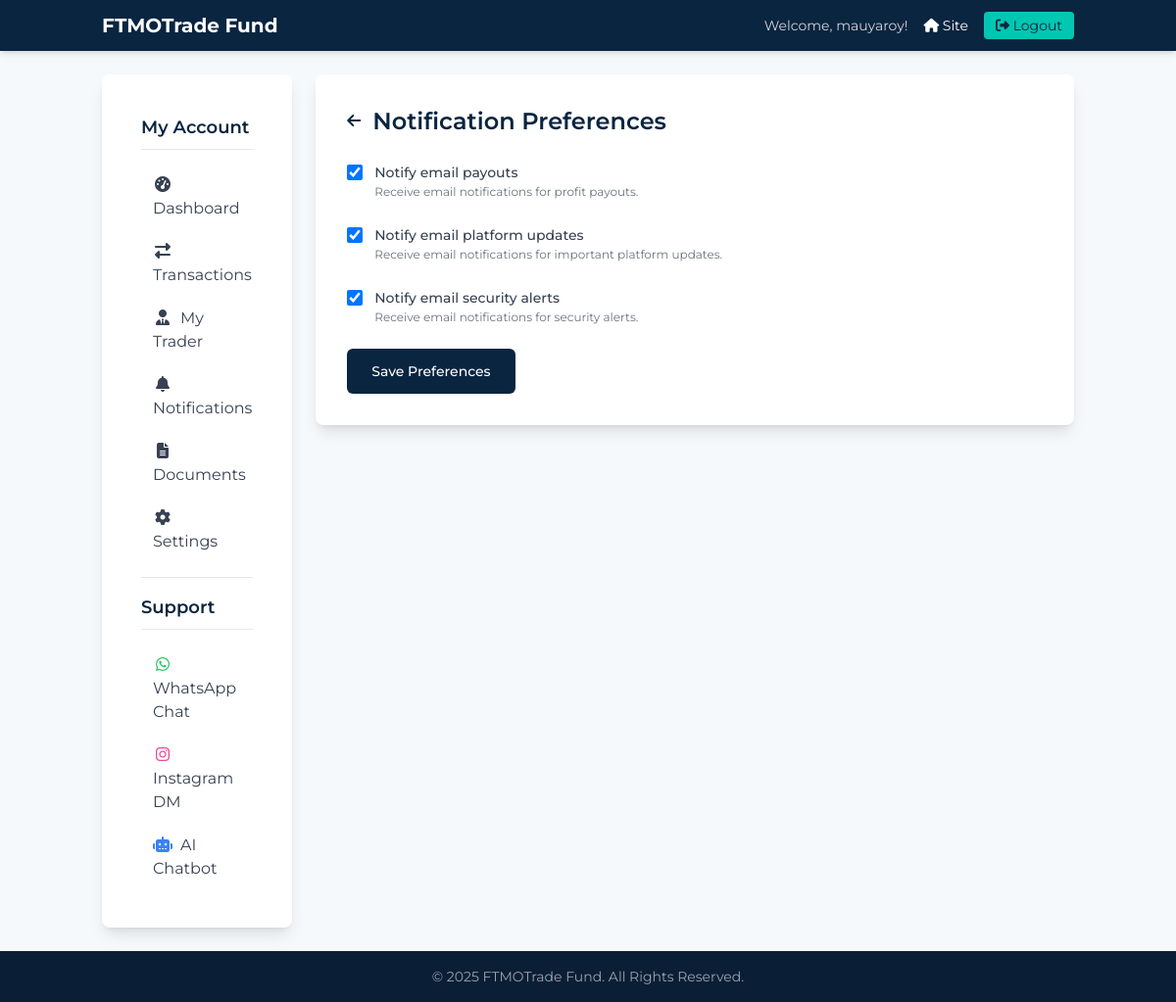
/u/settings/notification-preferences/ (signed in), run on the app's committed database.
### landing/models.py (models this page shows, shortened)
class UserProfile(models.Model):
    TIER_CHOICES = [
        ('', 'No tier selected'),
        ('basic', 'Basic Package'),
        ('standard', 'Standard Package'),
        ('premium', 'Premium Package'),
    ]
    user = models.OneToOneField(User, on_delete=models.CASCADE, related_name='profile')
    selected_tier = models.CharField(max_length=50, choices=TIER_CHOICES, blank=True, null=True)
    phone_number = models.CharField(max_length=20, blank=True, null=True)
    agreed_to_terms = models.BooleanField(default=False)
    current_balance_cached = models.DecimalField(max_digits=12, decimal_places=2, default=0.00)
    total_earnings_cached = models.DecimalField(max_digits=12, decimal_places=2, default=0.00)
    assigned_trader = models.ForeignKey(Trader, null=True, blank=True, on_delete=models.SET_NULL, related_name='assigned_users')
    notify_email_payouts = models.BooleanField(default=True, help_text="Receive email notifications for profit payouts.")
    notify_email_platform_updates = models.BooleanField(default=True, help_text="Receive email notifications for important platform updates.")
    notify_email_security_alerts = models.BooleanField(default=True, help_text="Receive email notifications for security alerts.")
    initial_investment_amount = models.DecimalField(max_digits=12, decimal_places=2, null=True, blank=True)
    investment_start_date = models.DateField(null=True, blank=True)
    current_cycle_principal = models.DecimalField(max_digits=12, decimal_places=2, null=True, blank=True, help_text="Principal for the current active cycle's growth calculation.")
    current_cycle_start_date = models.DateField(null=True, blank=True, help_text="Start date of the current active investment cycle.")
    is_awaiting_reinvestment_action = models.BooleanField(default=False, help_text="True if current cycle ended and user needs to decide on reinvestment.")

### landing/views.py (the view)
# urls.py: path('settings/notification-preferences/', views.user_notification_preferences_view, name='notification_preferences'),
@login_required
def user_notification_preferences_view(request):
    profile = request.user.profile
    if request.method == 'POST':
        form = NotificationPreferencesForm(request.POST, instance=profile)
        if form.is_valid():
            form.save()
            messages.success(request, 'Notification preferences updated successfully.')
            return redirect('user_dashboard:notification_preferences')
    else:
        form = NotificationPreferencesForm(instance=profile)
    context = {
        'page_title': 'Notification Preferences',
        'form': form,
    }
    return render(request, 'user_dashboard/notification_preferences.html', context)

### landing/forms.py
class NotificationPreferencesForm(forms.ModelForm):
    class Meta:
        model = UserProfile
        fields = ['notify_email_payouts', 'notify_email_platform_updates', 'notify_email_security_alerts']
        widgets = {
            'notify_email_payouts': forms.CheckboxInput(attrs={'class': 'h-4 w-4 text-secondary focus:ring-secondary border-gray-300 rounded'}),
            'notify_email_platform_updates': forms.CheckboxInput(attrs={'class': 'h-4 w-4 text-secondary focus:ring-secondary border-gray-300 rounded'}),
            'notify_email_security_alerts': forms.CheckboxInput(attrs={'class': 'h-4 w-4 text-secondary focus:ring-secondary border-gray-300 rounded'}),
        }

### landing/context_processors.py (called while the page is built)
def staff_dashboard_context(request):
    if request.user.is_authenticated and request.user.is_staff:
        return {
            'kyc_pending_review_count': KYCProfile.objects.filter(status='SUBMITTED').count()
        }
    return {}

def unread_notifications_context(request):
    if request.user.is_authenticated:
        unread_count = Notification.objects.filter(user=request.user, is_read=False).count()
        return {'unread_notifications_count': unread_count}
    return {}

### templates/user_dashboard/notification_preferences.html (shortened to what this page needs)
{% extends "user_dashboard/base_user_dashboard.html" %}
{% load widget_tweaks %}
{% block user_dashboard_content %}
<div class="bg-white p-6 sm:p-8 shadow-lg rounded-lg">
    <div class="flex items-center mb-6">
        <a href="{% url 'user_dashboard:settings' %}" class="text-primary hover:text-secondary mr-3"><i class="fas fa-arrow-left"></i></a>
        <h1 class="text-2xl font-semibold text-primary">Notification Preferences</h1>
    </div>
    <form method="post" class="space-y-6">
        {% for field in form %}
        <div class="flex items-start">
            {% render_field field class+="mr-3 mt-1" %}
            <div>
                <label for="{{ field.id_for_label }}" class="text-sm font-medium text-gray-700">{{ field.label }}</label>
                {% if field.help_text %}
                    <p class="text-xs text-gray-500">{{ field.help_text|safe }}</p>
                {% endif %}
            </div>
        </div>
        {% endfor %}
        <div>
            <button type="submit" class="w-full md:w-auto group relative flex justify-center py-3 px-6 border border-transparent text-sm font-medium rounded-md text-white bg-primary hover:bg-opacity-90 focus:outline-none focus:ring-2 focus:ring-offset-2 focus:ring-secondary">
                Save Preferences
            </button>
        </div>
    </form>
</div>
{% endblock %}

### templates/user_dashboard/base_user_dashboard.html (shortened to what this page needs)
{% extends "base.html" %}
{% load static %}
{% load account %} {% block title %}{{ page_title|default:"My Dashboard" }} | FTMOTrade Fund{% endblock %}
{% block body_content %}
<div class="flex flex-col min-h-screen">
    <nav class="bg-primary text-white shadow-md sticky top-0 z-40">
        <div class="container mx-auto px-4">
            <div class="flex justify-between items-center py-3">
                <div>
                    <a href="{% url 'user_dashboard:home' %}" class="text-xl font-bold hover:text-secondary transition">FTMOTrade Fund</a>
                </div>
                <div class="flex items-center space-x-4">
                    <span class="text-sm text-gray-300 hidden md:inline">Welcome, {% user_display user %}!</span>
                    <a href="{% url 'landing:home' %}" class="text-sm hover:text-secondary transition" title="View Public Site"><i class="fas fa-home"></i> <span class="hidden md:inline">Site</span></a>
                    <a href="{% url 'account_logout' %}" class="text-sm bg-secondary text-primary px-3 py-1 rounded hover:bg-opacity-80 transition" title="Logout"><i class="fas fa-sign-out-alt"></i> <span class="hidden md:inline">Logout</span></a>
                </div>
            </div>
        </div>
    </nav>
    <div class="flex-grow container mx-auto px-2 sm:px-4 py-6">
        <div class="flex flex-col md:flex-row gap-4 md:gap-6">
            <aside id="sidebar" class="fixed inset-y-0 left-0 w-64 bg-white shadow-lg transform -translate-x-full transition-transform duration-300 z-40 md:static md:transform-none md:w-1/4 lg:w-1/5 md:rounded-lg md:h-fit md:p-4 md:shadow-lg md:z-auto overflow-y-auto">
                <div class="p-4 sm:p-6">
                    <h3 class="text-lg font-semibold text-primary mb-4 border-b pb-2">My Account</h3>
                    <ul class="space-y-1">
                        <li><a href="{% url 'user_dashboard:home' %}" class="block px-3 py-2 rounded hover:bg-light text-gray-700 hover:text-secondary transition "><i class="fas fa-tachometer-alt fa-fw mr-2"></i>Dashboard</a></li>
                        <li><a href="{% url 'user_dashboard:transactions' %}" class="block px-3 py-2 rounded hover:bg-light text-gray-700 hover:text-secondary transition "><i class="fas fa-exchange-alt fa-fw mr-2"></i>Transactions</a></li>
                        <li><a href="{% url 'user_dashboard:my_trader_details' %}" class="block px-3 py-2 rounded hover:bg-light text-gray-700 hover:text-secondary transition "><i class="fas fa-user-tie fa-fw mr-2"></i>My Trader</a></li>
                        <li><a href="{% url 'user_dashboard:notifications' %}" class="block px-3 py-2 rounded hover:bg-light text-gray-700 hover:text-secondary transition "><i class="fas fa-bell fa-fw mr-2"></i>Notifications </a></li>
                        <li><a href="{% url 'user_dashboard:documents' %}" class="block px-3 py-2 rounded hover:bg-light text-gray-700 hover:text-secondary transition "><i class="fas fa-file-alt fa-fw mr-2"></i>Documents</a></li>
                        <li><a href="{% url 'user_dashboard:settings' %}" class="block px-3 py-2 rounded hover:bg-light text-gray-700 hover:text-secondary transition "><i class="fas fa-cog fa-fw mr-2"></i>Settings</a></li>
                    </ul>
                    <hr class="my-4">
                    <h3 class="text-lg font-semibold text-primary mb-4 border-b pb-2">Support</h3>
                    <ul class="space-y-1">
                        <li><a href="https://wa.me/YOUR_WAPP_NUMBER" target="_blank" class="block px-3 py-2 rounded hover:bg-light text-gray-700 hover:text-secondary transition"><i class="fab fa-whatsapp fa-fw mr-2 text-green-500"></i>WhatsApp Chat</a></li>
                        <li><a href="https://ig.me/m/YOUR_IG_USERNAME" target="_blank" class="block px-3 py-2 rounded hover:bg-light text-gray-700 hover:text-secondary transition"><i class="fab fa-instagram fa-fw mr-2 text-pink-500"></i>Instagram DM</a></li>
                        <li><button id="userDashboardChatbotBtn" class="w-full text-left block px-3 py-2 rounded hover:bg-light text-gray-700 hover:text-secondary transition"><i class="fas fa-robot fa-fw mr-2 text-blue-500"></i>AI Chatbot</button></li>
                    </ul>
                </div>
            </aside>
            <main class="w-full md:w-3/4 lg:w-4/5">
                {% block user_dashboard_content %}
                {% endblock %}
            </main>
        </div>
    </div>
    <footer class="bg-dark text-gray-400 text-center p-4 text-sm mt-auto">
        &copy; {% now "Y" %} FTMOTrade Fund. All Rights Reserved.
    </footer>
</div>
{% endblock %}

### templates/base.html (style rules this page uses)
body { opacity: 0; transition: opacity 0.3s ease-in-out; }
body.loaded { opacity: 1; }
body { font-family: 'Montserrat', sans-serif; background-color: #f5f9fc; }

### data on the page
UserProfile: notify_email_payouts "☑" "☑" "☑"

### other printed values
{{ field.label }} "Notify email payouts" "Notify email platform updates" "Notify email security alerts"
{{ field.help_text|safe }} "Receive email notifications for profit payouts." "Receive email notifications for important platform updates." "Receive email notifications for security alerts."
